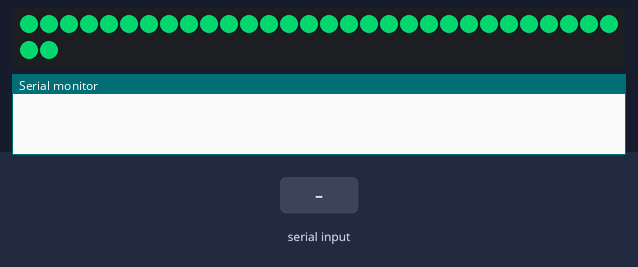
Recording of a sketch running on a simulated Arduino Uno, built with avr-gcc and run on an emulated ATmega328P. On the bench: 32 RGB LEDs in strip order, left to right, continuing on the next row, the last lines printed to the serial monitor. Inputs (shaded band) come from the test bench. Dim RGB values are drawn brighter than linear.

Above: at 1.2 s.
1.3 s: byte 30 received over Serial
At 2.5 s:
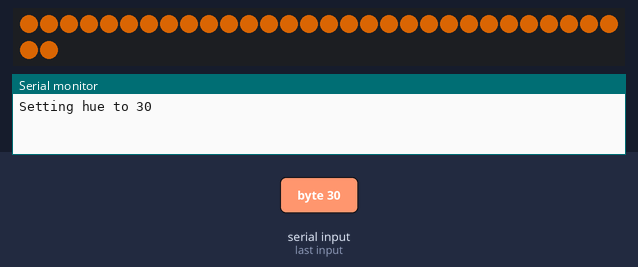
2.8 s: byte 90 received over Serial
At 3.8 s:
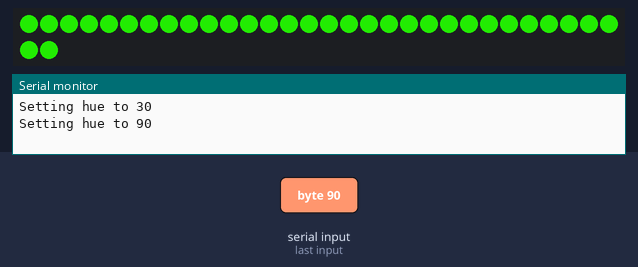
4.3 s: byte 120 received over Serial
Timing chart, 0 to 7.3 s (numbered marks = the images above; inputs shaded):
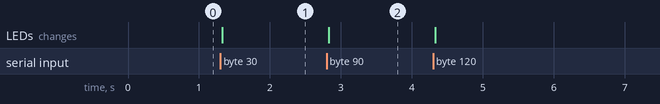

The sketch:

fuel_leds.ino
```cpp
#include <FastLED.h>

CRGB leds[32];
static uint8_t hue = 128; // Initial value

void setup() {
  FastLED.addLeds<NEOPIXEL, 6>(leds, sizeof(leds) / sizeof(CRGB));
  FastLED.showColor(CHSV(hue, 230, 230));
  Serial.begin(9600);
}
void loop() {

  if (Serial.available() > 0) {
    hue = Serial.read();
    Serial.print("Setting hue to ");
    Serial.println(hue, DEC);
    FastLED.showColor(CHSV(hue, 230, 230));
  }    // is a character available?

  delay(30);
}
```

Measured:
- after the input at 1.3 s, the LEDs: change at once (image 1)
- after the input at 2.8 s, the LEDs: change at once (image 2)
